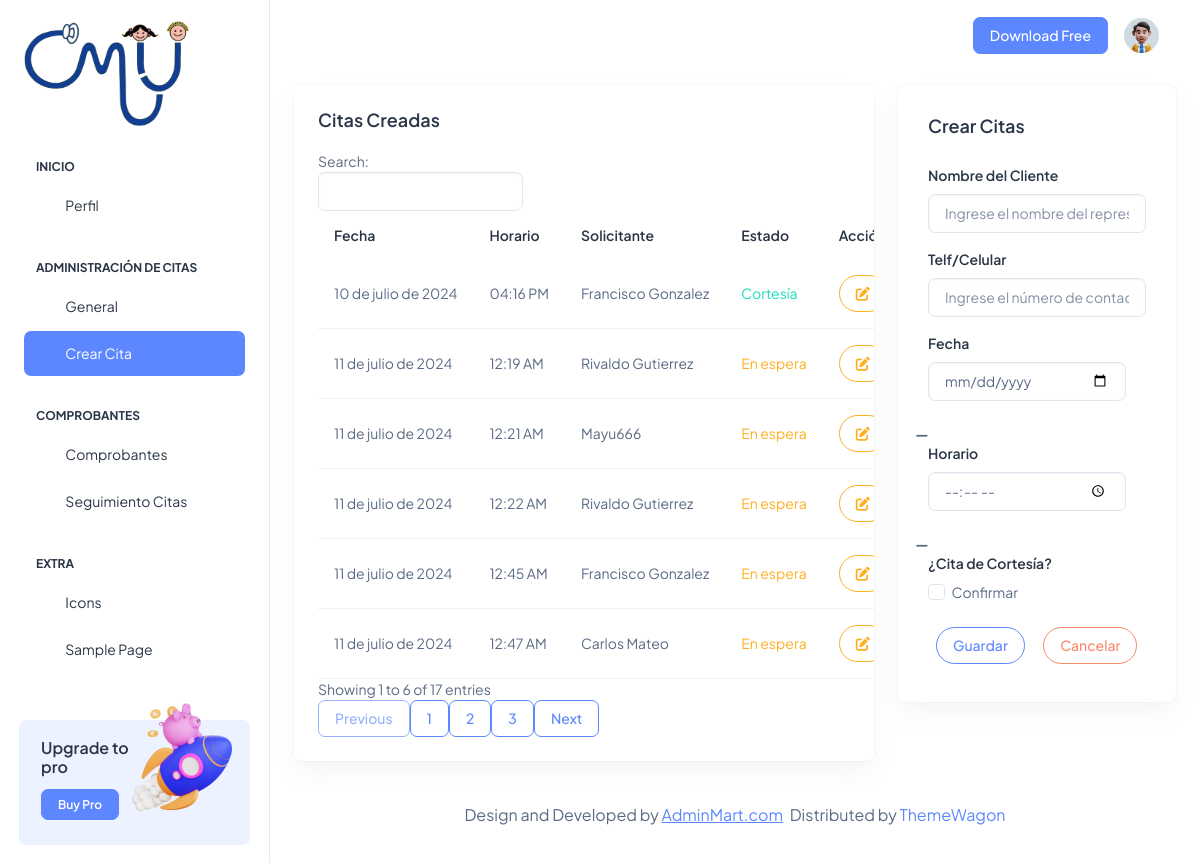
The page /adci_fechacitas/ (signed in) on the database as committed earlier.
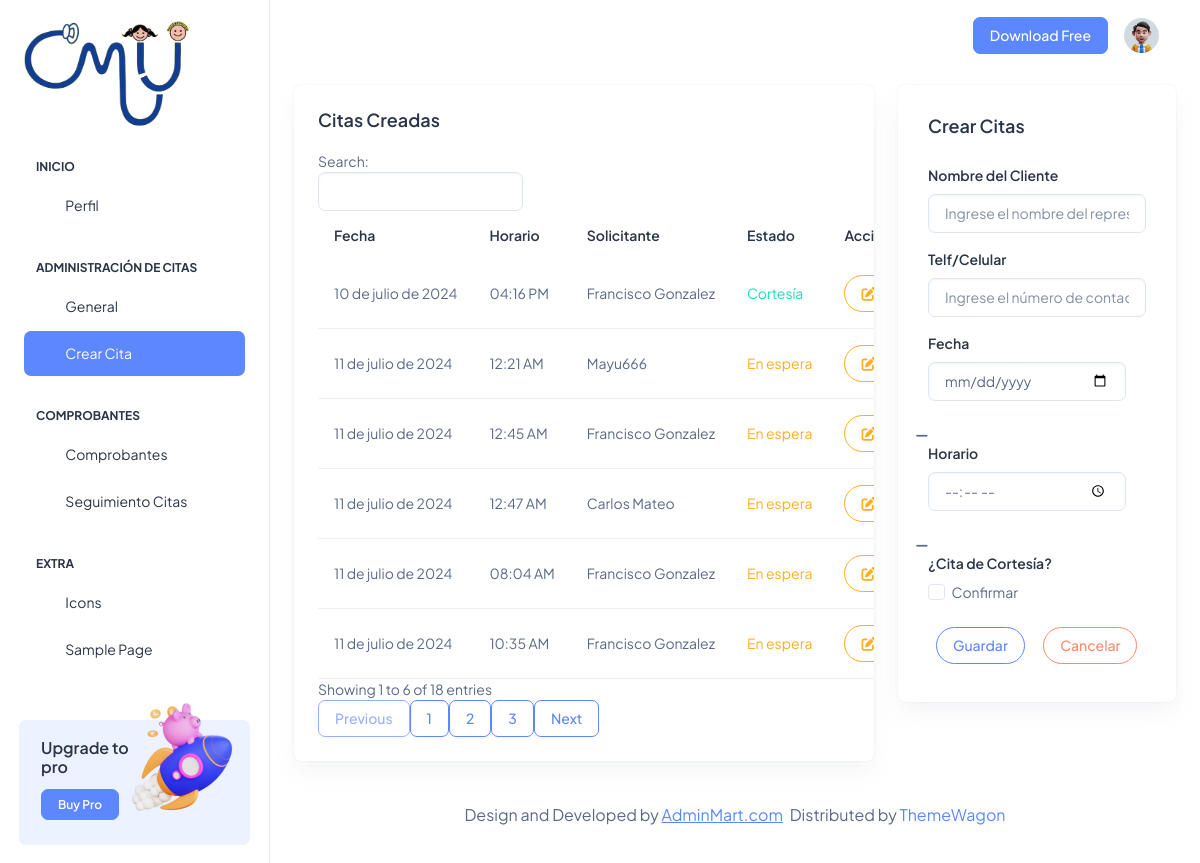
The same page on the database as committed later.
### Aplicaciones/Citas/models.py (models this page shows, shortened)
class CitaSol(models.Model):
    id=models.AutoField(primary_key=True)
    fech_da=models.DateField()
    time_da=models.TimeField()
    cort_da=models.BooleanField(default=False)
    nom_da=models.CharField(max_length=150)
    telf_da=models.CharField(max_length=10)
    est_da=models.BooleanField(default=False)
    notificacion_enviada = models.BooleanField(default=False)

### Aplicaciones/Citas/views.py (the view)
# urls.py: path('adci_fechacitas/',views.adci_fechacitas),
@login_required
@custom_login_required
def adci_fechacitas (request):
    horariobdd=DiaHorario.objects.all()
    horabdd=HorasDia.objects.all()
    citabdd=CitaSol.objects.all()
    return render(request,'adci_fechacitas.html',{'horarios':horariobdd,'horas':horabdd,'citas':citabdd})

### Aplicaciones/Citas/templates/adci_fechacitas.html (shortened to what the changed rows need)
{% extends 'adci_plantilla.html' %}
{% block usci_contenido %}
<div class="col-lg-8">
  <div class="row">
    <div class="col-lg-12">
      <div class="card overflow-hidden">
        <div class="card-body p-4">
          <h5 class="card-title mb-9 fw-semibold">Citas Creadas</h5>
          <div class="row align-items-center">
            <table id="tbl_horarios" class="table text-nowrap mb-0 align-middle">
              <thead class="text-dark fs-4">
                <tr>
                  <th class="border-bottom-0">
                    <h6 class="fw-semibold mb-0">Fecha</h6>
                  </th>
                  <th class="border-bottom-0">
                    <h6 class="fw-semibold mb-0">Horario</h6>
                  </th>
                  <th class="border-bottom-0">
                    <h6 class="fw-semibold mb-0">Solicitante</h6>
                  </th>
                  <th class="border-bottom-0">
                    <h6 class="fw-semibold mb-0">Estado</h6>
                  </th>
                  <th class="border-bottom-0">
                    <h6 class="fw-semibold mb-0">Acción</h6>
                  </th>
                </tr>
              </thead>
              <tbody>
                {% for cita in citas %}
                  <tr>
                      <td>{{ cita.fech_da }}</td>
                      <td>
                          {% if cita.time_da.hour < 12 %}
                              {{ cita.time_da|time:"h:i" }} AM
                          {% else %}
                              {{ cita.time_da|time:"h:i" }} PM
                          {% endif %}
                      </td>
                      <td>{{cita.nom_da}}</td>
                      <td>
                        {% if cita.cort_da %}
                          <span class="text-success">Cortesía</span>
                        {% else %}
                          {% if cita.est_da %}
                            <span class="text-info">Realizados</span>
                          {% else %}
                            <span class="text-warning">En espera</span>
                          {% endif %}
                        {% endif %}
                      </td>
                      <td>
                        {% if cita.est_da %}
                        <span class="text-center">Sin Acciones</span>
                        {% else %}
                        <button type="button" class="btn btn-outline-warning rounded-pill" data-bs-toggle="modal" data-bs-target="#exampleModal"
                          data-id="{{ cita.id }}" data-diah="{{ cita.fech_da|date:'Y-m-d' }}" data-horario="{{ cita.time_da|time:'H:i' }}" data-nom="{{cita.nom_da}}" data-telf="{{cita.telf_da}}"
                          data-cortesia="{{cita.cort_da}}">
                           <i class="fas fa-edit"></i>
                        </button>
                        {% endif %}
                      </td>
                  </tr>
                  {% endfor %}
              </tbody>
            </table>
          </div>
        </div>
      </div>
    </div>
  </div>
</div>
{% endblock %}

Rows that differ between the two databases and show on the page:
no longer on this page (row edited): CitaSol: fech_da "11 de julio de 2024", time_da "12:19", nom_da "Rivaldo Gutierrez", cort_da "En espera"
no longer on this page (row edited): CitaSol: fech_da "11 de julio de 2024", time_da "12:22", nom_da "Rivaldo Gutierrez", cort_da "En espera"
now on this page (row unchanged): CitaSol: fech_da "11 de julio de 2024", time_da "08:04", nom_da "Francisco Gonzalez", cort_da "En espera"
now on this page (row unchanged): CitaSol: fech_da "11 de julio de 2024", time_da "10:35", nom_da "Francisco Gonzalez", cort_da "En espera"
Other text that changed with them:
text written by a page script: "Search: Showing 1 to 6 of 17 entries Previous 1 2 3 Next" → "Search: Showing 1 to 6 of 18 entries Previous 1 2 3 Next"
